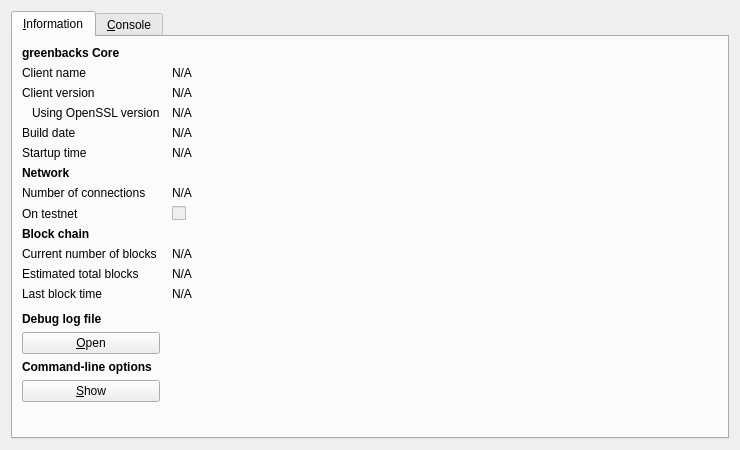
<?xml version="1.0" encoding="UTF-8"?>
<ui version="4.0">
 <class>RPCConsole</class>
 <widget class="QDialog" name="RPCConsole">
  <property name="geometry">
   <rect>
    <x>0</x>
    <y>0</y>
    <width>740</width>
    <height>450</height>
   </rect>
  </property>
  <property name="windowTitle">
   <string>greenbacks - Debug window</string>
  </property>
  <layout class="QVBoxLayout" name="verticalLayout_2">
   <item>
    <widget class="QTabWidget" name="tabWidget">
     <property name="currentIndex">
      <number>0</number>
     </property>
     <widget class="QWidget" name="tab_info">
      <attribute name="title">
       <string>&amp;Information</string>
      </attribute>
      <layout class="QGridLayout" name="gridLayout" columnstretch="0,1">
       <property name="horizontalSpacing">
        <number>12</number>
       </property>
       <item row="0" column="0">
        <widget class="QLabel" name="label_9">
         <property name="font">
          <font>
           <weight>75</weight>
           <bold>true</bold>
          </font>
         </property>
         <property name="text">
          <string>greenbacks Core</string>
         </property>
        </widget>
       </item>
       <item row="1" column="0">
        <widget class="QLabel" name="label_5">
         <property name="text">
          <string>Client name</string>
         </property>
        </widget>
       </item>
       <item row="1" column="1">
        <widget class="QLabel" name="clientName">
         <property name="cursor">
          <cursorShape>IBeamCursor</cursorShape>
         </property>
         <property name="text">
          <string>N/A</string>
         </property>
         <property name="textFormat">
          <enum>Qt::PlainText</enum>
         </property>
         <property name="textInteractionFlags">
          <set>Qt::LinksAccessibleByMouse|Qt::TextSelectableByKeyboard|Qt::TextSelectableByMouse</set>
         </property>
        </widget>
       </item>
       <item row="2" column="0">
        <widget class="QLabel" name="label_6">
         <property name="text">
          <string>Client version</string>
         </property>
        </widget>
       </item>
       <item row="2" column="1">
        <widget class="QLabel" name="clientVersion">
         <property name="cursor">
          <cursorShape>IBeamCursor</cursorShape>
         </property>
         <property name="text">
          <string>N/A</string>
         </property>
         <property name="textFormat">
          <enum>Qt::PlainText</enum>
         </property>
         <property name="textInteractionFlags">
          <set>Qt::LinksAccessibleByMouse|Qt::TextSelectableByKeyboard|Qt::TextSelectableByMouse</set>
         </property>
        </widget>
       </item>
       <item row="3" column="0">
        <widget class="QLabel" name="label_14">
         <property name="text">
          <string>Using OpenSSL version</string>
         </property>
         <property name="indent">
          <number>10</number>
         </property>
        </widget>
       </item>
       <item row="3" column="1">
        <widget class="QLabel" name="openSSLVersion">
         <property name="cursor">
          <cursorShape>IBeamCursor</cursorShape>
         </property>
         <property name="text">
          <string>N/A</string>
         </property>
         <property name="textFormat">
          <enum>Qt::PlainText</enum>
         </property>
         <property name="textInteractionFlags">
          <set>Qt::LinksAccessibleByMouse|Qt::TextSelectableByKeyboard|Qt::TextSelectableByMouse</set>
         </property>
        </widget>
       </item>
       <item row="4" column="0">
        <widget class="QLabel" name="label_12">
         <property name="text">
          <string>Build date</string>
         </property>
        </widget>
       </item>
       <item row="4" column="1">
        <widget class="QLabel" name="buildDate">
         <property name="cursor">
          <cursorShape>IBeamCursor</cursorShape>
         </property>
         <property name="text">
          <string>N/A</string>
         </property>
         <property name="textFormat">
          <enum>Qt::PlainText</enum>
         </property>
         <property name="textInteractionFlags">
          <set>Qt::LinksAccessibleByMouse|Qt::TextSelectableByKeyboard|Qt::TextSelectableByMouse</set>
         </property>
        </widget>
       </item>
       <item row="5" column="0">
        <widget class="QLabel" name="label_13">
         <property name="text">
          <string>Startup time</string>
         </property>
        </widget>
       </item>
       <item row="5" column="1">
        <widget class="QLabel" name="startupTime">
         <property name="cursor">
          <cursorShape>IBeamCursor</cursorShape>
         </property>
         <property name="text">
          <string>N/A</string>
         </property>
         <property name="textFormat">
          <enum>Qt::PlainText</enum>
         </property>
         <property name="textInteractionFlags">
          <set>Qt::LinksAccessibleByMouse|Qt::TextSelectableByKeyboard|Qt::TextSelectableByMouse</set>
         </property>
        </widget>
       </item>
       <item row="6" column="0">
        <widget class="QLabel" name="label_11">
         <property name="font">
          <font>
           <weight>75</weight>
           <bold>true</bold>
          </font>
         </property>
         <property name="text">
          <string>Network</string>
         </property>
        </widget>
       </item>
       <item row="7" column="0">
        <widget class="QLabel" name="label_7">
         <property name="text">
          <string>Number of connections</string>
         </property>
        </widget>
       </item>
       <item row="7" column="1">
        <widget class="QLabel" name="numberOfConnections">
         <property name="cursor">
          <cursorShape>IBeamCursor</cursorShape>
         </property>
         <property name="text">
          <string>N/A</string>
         </property>
         <property name="textFormat">
          <enum>Qt::PlainText</enum>
         </property>
         <property name="textInteractionFlags">
          <set>Qt::LinksAccessibleByMouse|Qt::TextSelectableByKeyboard|Qt::TextSelectableByMouse</set>
         </property>
        </widget>
       </item>
       <item row="8" column="0">
        <widget class="QLabel" name="label_8">
         <property name="text">
          <string>On testnet</string>
         </property>
        </widget>
       </item>
       <item row="8" column="1">
        <widget class="QCheckBox" name="isTestNet">
         <property name="enabled">
          <bool>false</bool>
         </property>
         <property name="text">
          <string/>
         </property>
        </widget>
       </item>
       <item row="9" column="0">
        <widget class="QLabel" name="label_10">
         <property name="font">
          <font>
           <weight>75</weight>
           <bold>true</bold>
          </font>
         </property>
         <property name="text">
          <string>Block chain</string>
         </property>
        </widget>
       </item>
       <item row="10" column="0">
        <widget class="QLabel" name="label_3">
         <property name="text">
          <string>Current number of blocks</string>
         </property>
        </widget>
       </item>
       <item row="10" column="1">
        <widget class="QLabel" name="numberOfBlocks">
         <property name="cursor">
          <cursorShape>IBeamCursor</cursorShape>
         </property>
         <property name="text">
          <string>N/A</string>
         </property>
         <property name="textFormat">
          <enum>Qt::PlainText</enum>
         </property>
         <property name="textInteractionFlags">
          <set>Qt::LinksAccessibleByMouse|Qt::TextSelectableByKeyboard|Qt::TextSelectableByMouse</set>
         </property>
        </widget>
       </item>
       <item row="11" column="0">
        <widget class="QLabel" name="label_4">
         <property name="text">
          <string>Estimated total blocks</string>
         </property>
        </widget>
       </item>
       <item row="11" column="1">
        <widget class="QLabel" name="totalBlocks">
         <property name="cursor">
          <cursorShape>IBeamCursor</cursorShape>
         </property>
         <property name="text">
          <string>N/A</string>
         </property>
         <property name="textFormat">
          <enum>Qt::PlainText</enum>
         </property>
         <property name="textInteractionFlags">
          <set>Qt::LinksAccessibleByMouse|Qt::TextSelectableByKeyboard|Qt::TextSelectableByMouse</set>
         </property>
        </widget>
       </item>
       <item row="12" column="0">
        <widget class="QLabel" name="label_2">
         <property name="text">
          <string>Last block time</string>
         </property>
        </widget>
       </item>
       <item row="12" column="1">
        <widget class="QLabel" name="lastBlockTime">
         <property name="cursor">
          <cursorShape>IBeamCursor</cursorShape>
         </property>
         <property name="text">
          <string>N/A</string>
         </property>
         <property name="textFormat">
          <enum>Qt::PlainText</enum>
         </property>
         <property name="textInteractionFlags">
          <set>Qt::LinksAccessibleByMouse|Qt::TextSelectableByKeyboard|Qt::TextSelectableByMouse</set>
         </property>
        </widget>
       </item>
       <item row="13" column="0">
        <spacer name="verticalSpacer_2">
         <property name="orientation">
          <enum>Qt::Vertical</enum>
         </property>
         <property name="sizeHint" stdset="0">
          <size>
           <width>20</width>
           <height>20</height>
          </size>
         </property>
        </spacer>
       </item>
       <item row="14" column="0">
        <widget class="QLabel" name="labelDebugLogfile">
         <property name="font">
          <font>
           <weight>75</weight>
           <bold>true</bold>
          </font>
         </property>
         <property name="text">
          <string>Debug log file</string>
         </property>
        </widget>
       </item>
       <item row="15" column="0">
        <widget class="QPushButton" name="openDebugLogfileButton">
         <property name="toolTip">
          <string>Open the greenbacks debug log file from the current data directory. This can take a few seconds for large log files.</string>
         </property>
         <property name="text">
          <string>&amp;Open</string>
         </property>
         <property name="autoDefault">
          <bool>false</bool>
         </property>
        </widget>
       </item>
       <item row="16" column="0">
        <widget class="QLabel" name="labelCLOptions">
         <property name="font">
          <font>
           <weight>75</weight>
           <bold>true</bold>
          </font>
         </property>
         <property name="text">
          <string>Command-line options</string>
         </property>
        </widget>
       </item>
       <item row="17" column="0">
        <widget class="QPushButton" name="showCLOptionsButton">
         <property name="toolTip">
          <string>Show the greenbacks-Qt help message to get a list with possible greenbacks command-line options.</string>
         </property>
         <property name="text">
          <string>&amp;Show</string>
         </property>
         <property name="autoDefault">
          <bool>false</bool>
         </property>
        </widget>
       </item>
       <item row="18" column="0">
        <spacer name="verticalSpacer">
         <property name="orientation">
          <enum>Qt::Vertical</enum>
         </property>
         <property name="sizeHint" stdset="0">
          <size>
           <width>20</width>
           <height>40</height>
          </size>
         </property>
        </spacer>
       </item>
      </layout>
     </widget>
     <widget class="QWidget" name="tab_console">
      <attribute name="title">
       <string>&amp;Console</string>
      </attribute>
      <layout class="QVBoxLayout" name="verticalLayout_3">
       <property name="spacing">
        <number>3</number>
       </property>
       <item>
        <widget class="QTextEdit" name="messagesWidget">
         <property name="minimumSize">
          <size>
           <width>0</width>
           <height>100</height>
          </size>
         </property>
         <property name="readOnly">
          <bool>true</bool>
         </property>
         <property name="tabKeyNavigation" stdset="0">
          <bool>false</bool>
         </property>
         <property name="columnCount" stdset="0">
          <number>2</number>
         </property>
        </widget>
       </item>
       <item>
        <layout class="QHBoxLayout" name="horizontalLayout">
         <property name="spacing">
          <number>3</number>
         </property>
         <item>
          <widget class="QLabel" name="label">
           <property name="text">
            <string notr="true">&gt;</string>
           </property>
          </widget>
         </item>
         <item>
          <widget class="QLineEdit" name="lineEdit"/>
         </item>
         <item>
          <widget class="QPushButton" name="clearButton">
           <property name="maximumSize">
            <size>
             <width>24</width>
             <height>24</height>
            </size>
           </property>
           <property name="toolTip">
            <string>Clear console</string>
           </property>
           <property name="text">
            <string/>
           </property>
           <property name="icon">
            <iconset resource="../bitcoin.qrc">
             <normaloff>:/icons/remove</normaloff>:/icons/remove</iconset>
           </property>
           <property name="shortcut">
            <string notr="true">Ctrl+L</string>
           </property>
           <property name="autoDefault">
            <bool>false</bool>
           </property>
          </widget>
         </item>
        </layout>
       </item>
      </layout>
     </widget>
    </widget>
   </item>
  </layout>
 </widget>
 <resources>
  <include location="../bitcoin.qrc"/>
 </resources>
 <connections/>
</ui>
